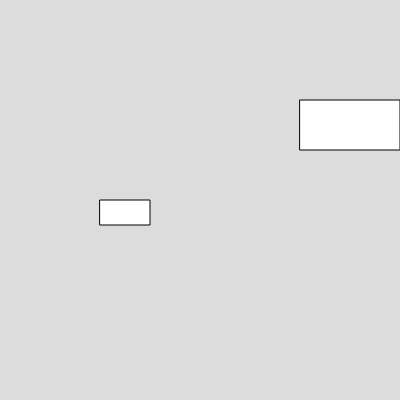
Frame 1 (no input)
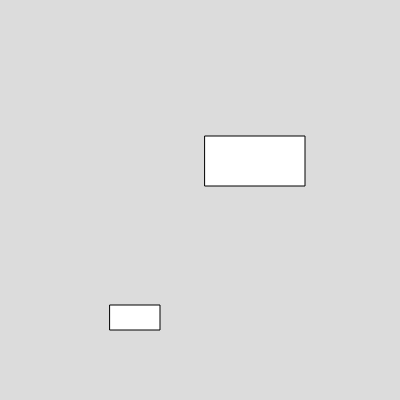
Frame 60 (no input)
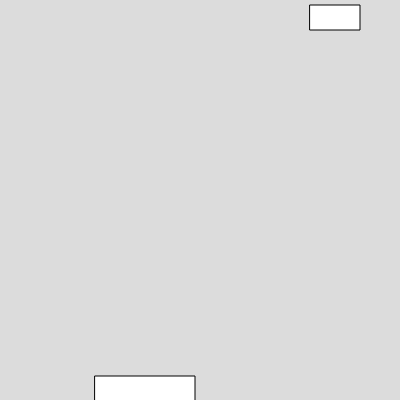
Frame 120 (the mouse pressed at the canvas centre since frame 60)

The p5.js sketch that drew these frames (run headless with seeded random() and noise() and a simulated clock; from frame 60 on, the mouse is pressed at the canvas centre):

// p5.js sketch
// ── sketch.js
var box1, box2;

function setup() 
{
  createCanvas(400, 400);
  box1 = new Box(100,200,50,25,10, 5);
  box2 = new Box(300,100,100,50,5, -4);

}

function draw() 
{
  background(220);
  box1.show();
  box1.move();
  box1.bounce();

  box2.show();
  box2.move();
  box2.bounce();
}


// ── box.js
class Box
  {
    constructor(x,y,w,h,vx,vy)
    {
      this.x = x;
      this.y = y;
      this.w = w;
      this.h = h;
      this.vx = vx;
      this.vy = vy;
    }
    
    show()
    {
      rect(this.x,this.y,this.w,this.h)

    }
    
    move()
    {
      this.x = this.x+this.vx;
      this.y = this.y+this.vy;
    }

    bounce()
    {
      if(this.x>=width || this.x<=0)
      {
        this.vx = -this.vx;
      }
      if(this.y>=height || this.y<=0)
      {
        this.vy = -this.vy;
      }
    }
  }

  
